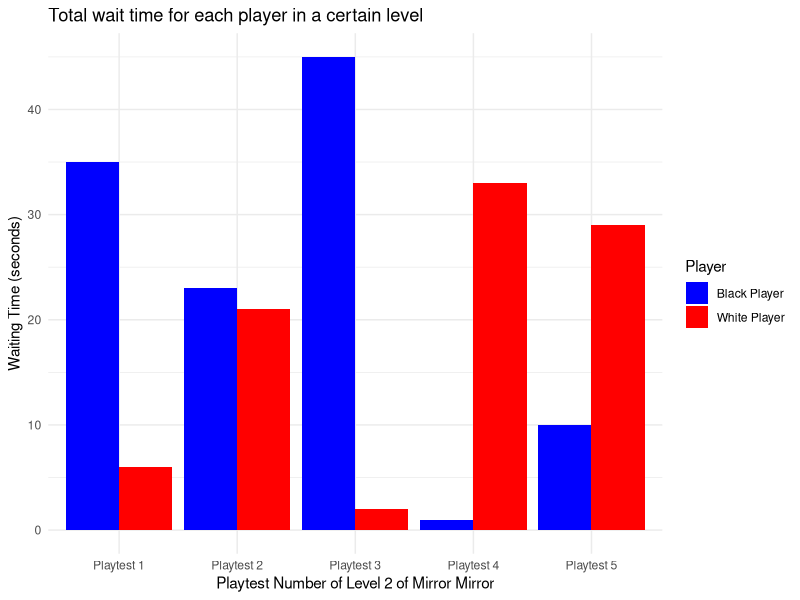

Here is the R script that generated this plot:
install.packages("ggplot2")

# Load necessary library
library(ggplot2)

# Example data: wait times for each player (in seconds)
# Modify this list according to your actual data
black_player_times <- c(35,23,45,1,10)  # Wait times for black player
white_player_times <- c(6,21,2,33,29)  # Wait times for white player
playtests <- c("Playtest 1", "Playtest 2", "Playtest 3", "Playtest 4", "Playtest 5")

# Create a data frame for both series
data <- data.frame(
  Playtest = rep(playtests, 2),  # Replicate playtest names for both series
  WaitingTime = c(black_player_times, white_player_times),
  Player = rep(c("Black Player", "White Player"), each = length(playtests))  # Label the series
)

# Plot bar chart with both series
p <- ggplot(data, aes(x = Playtest, y = WaitingTime, fill = Player)) +
  geom_bar(stat = "identity", position = "dodge") +  # 'dodge' positions bars side-by-side
  labs(x = "Playtest Number of Level 2 of Mirror Mirror", y = "Waiting Time (seconds)") +
  scale_fill_manual(values = c("blue", "red")) +  # Custom colors for players
  theme_minimal()

p + ggtitle("Total wait time for each player in a certain level")